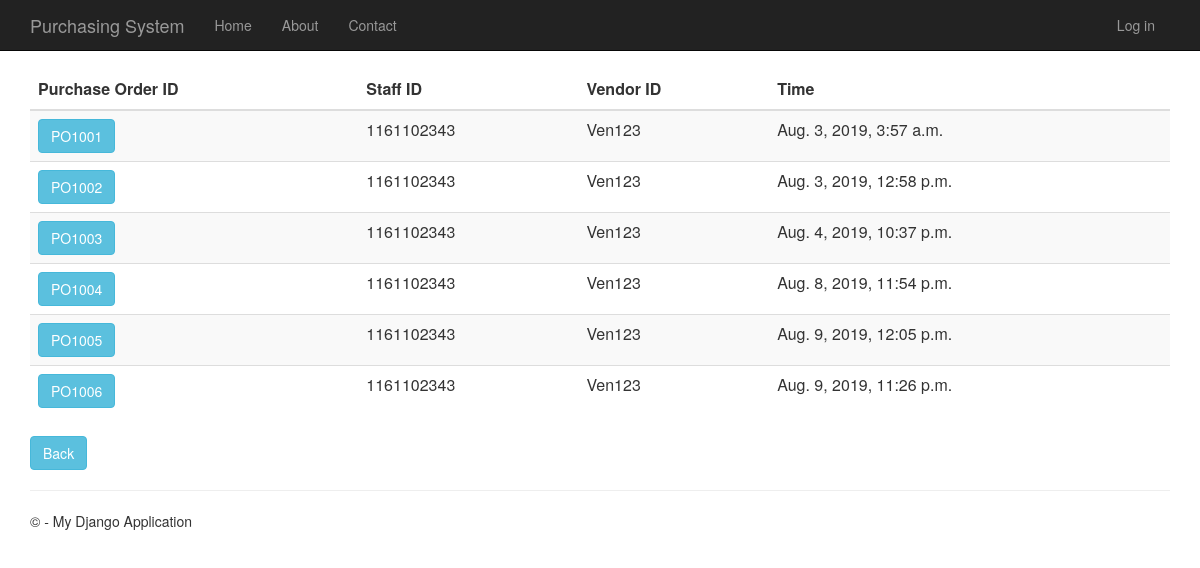
Before: /purchaseorderhistory with the older database file.
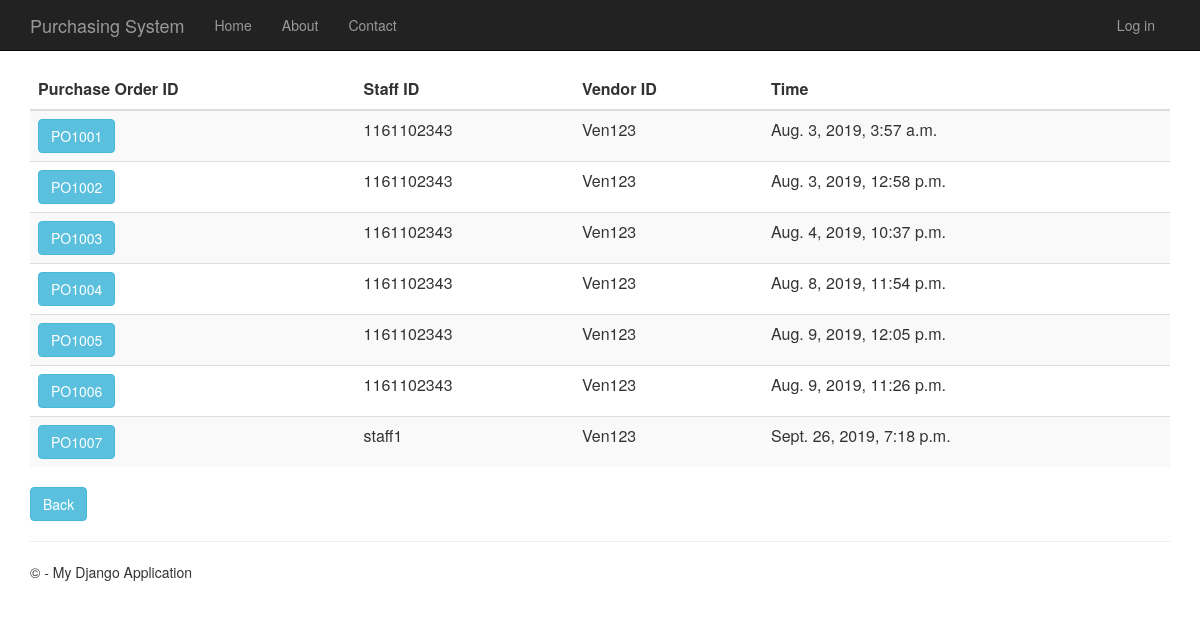
After: the same page with the newer database file.
### PurchaseOrder/models.py (models this page shows, shortened)
class PurchaseOrder(models.Model):
    purchase_order_id = models.CharField(primary_key=True, max_length=10)
    shipping_instructions = models.TextField()
    time_created = models.DateTimeField()
    description = models.TextField(null=True,default=None, blank=True)
    total_price = models.DecimalField(max_digits=10, decimal_places=2, default=Decimal('0.00'))
    person_id = models.ForeignKey(Person)
    vendor_id = models.ForeignKey(Vendor)
    quotation_id = models.OneToOneField(Quotation)

### app/models.py (models this page shows, shortened)
class Person(models.Model):
    user_id = models.OneToOneField(User)
    person_id = models.CharField(primary_key=True, max_length=10)
    person_name = models.TextField()
    person_address = models.TextField()
    person_phone_number = models.TextField()
    person_role = models.TextField(default = 'MANAGER')

class Vendor(models.Model):
    vendor_id = models.CharField(primary_key=True, max_length=10)
    vendor_name = models.TextField()
    vendor_phone_number = models.TextField()
    vendor_address = models.TextField()
    vendor_email = models.TextField()
    def __str__(self):
        return str(self.vendor_id)

### PurchaseOrder/views.py (the view)
# urls.py: url(r'^purchaseorderhistory', PurchaseOrder.views.purchaseorderhistory, name="purchase_order_history"),
def purchaseorderhistory(request):
    purchase_orders = PurchaseOrder.objects.all()
    context = {
            'title':'Purchase Order History',
            'rows':purchase_orders
        }
    return render(request,'PurchaseOrder/purchaseorderhistory.html',context)

### PurchaseOrder/templates/PurchaseOrder/purchaseorderhistory.html
{% extends "app/layout.html" %}
{% block content %}
<div class="purcahseorderhistory margintop" >
    <form action="purchaseorderhistorydetails" method="GET">
        <table class="table table-striped margintop">
          <thead>
            <tr>
              <th scope="col" class="fontlabel">Purchase Order ID</th>
              <th scope="col" class="fontlabel">Staff ID</th>
              <th scope="col" class="fontlabel">Vendor ID</th>
              <th scope="col" class="fontlabel">Time</th>
            </tr>
          </thead>
          <tbody>
              {% for r in rows %}
            <tr>
                 <td><button type="submit" name="po_id" value="{{r.purchase_order_id}}" class="btn btn-info" >{{r.purchase_order_id}}</button></td>
                 <td>{{r.person_id.person_id}}</td>
                 <td>{{r.vendor_id}}</td>
                 <td>{{r.time_created}}</td>
            </tr>
              {% endfor %}
          </tbody>
        </table>
    </form>
    <form action="menu">
        <div class="margintop">
            <button type="submit" class="btn btn-info" >Back</button>
        </div>
    </form>
</div>
{% endblock %}

Changed rows visible on the page:
added PurchaseOrder: purchase_order_id "PO1007", person_id.person_id "staff1", vendor_id "Ven123", time_created "Sept. 26, 2019, 7:18 p.m."
